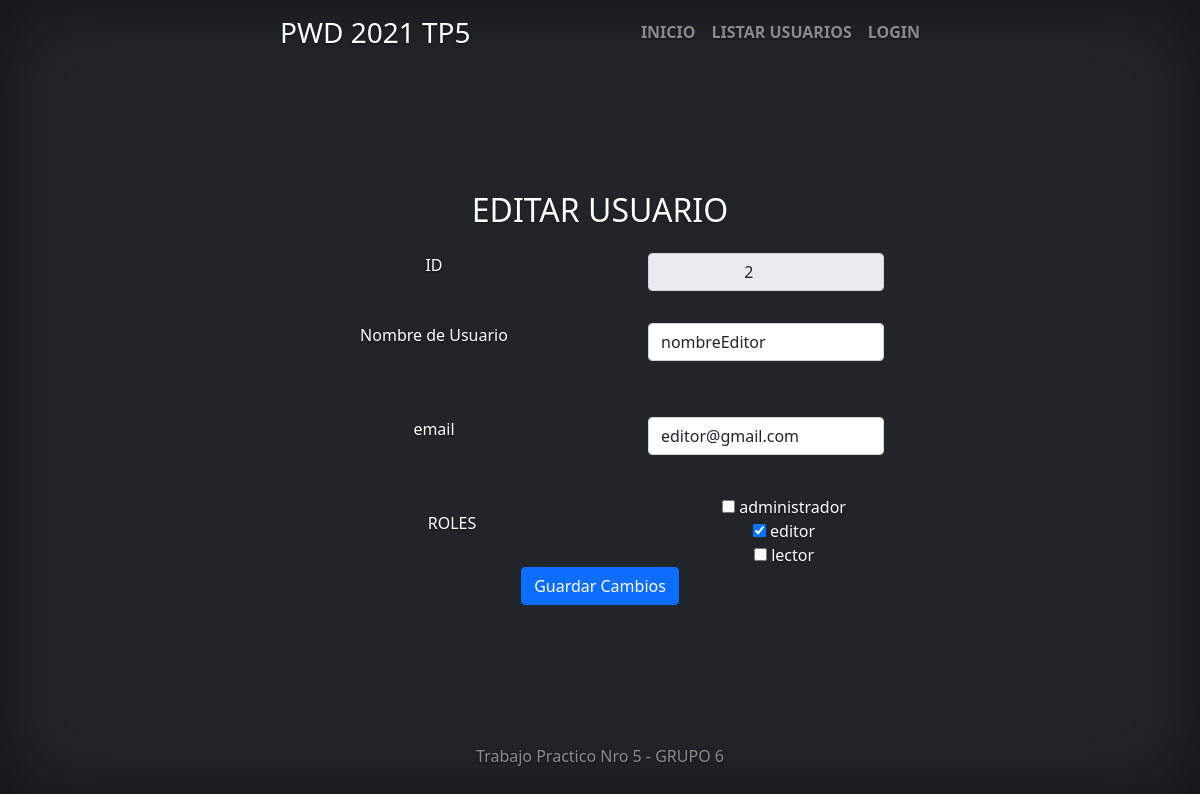
The app's page /vista/accion/actualizarLogin.php?id=2 with its own data.
### tables this page shows
CREATE TABLE `usuario`(
`idusuario` bigint(20) NOT NULL,
`usnombre` varchar (50) NOT NULL,
`uspass` varchar (50) NOT NUll,
`usmail` varchar(50) NOT NULL,
`usdeshabilitado` timestamp NULL DEFAULT NULL,
PRIMARY KEY (`idusuario`)
);

CREATE TABLE `rol`(
`idrol` bigint(20) NOT NULL,
`rodescript` varchar(50) NOT NULL,
PRIMARY KEY (`idrol`)
);

### util/funciones.php (called while the page is built, shortened)
<?php
function data_submitted() {
    $_AAux= array();
    if (!empty($_POST))
        $_AAux =$_POST;
        else
            if(!empty($_GET)) {
                $_AAux =$_GET;
            }
        return $_AAux;
}
spl_autoload_register(function ($class_name){
    $directorys = array(
        $GLOBALS['ROOT'].'Modelo/',
        $GLOBALS['ROOT'].'Modelo/conector/',
        $GLOBALS['ROOT'].'Modelo/orm/',
        $GLOBALS['ROOT'].'Control/',
    );
})
?>

### modelo/orm/Usuario.php (called while the page is built, shortened)
<?php
class Usuario{
    private $idusuario;
    private $usnombre;
    private $usmail;
    public function __construct(){
        $this->idusuario="";
        $this->usnombre="";
        $this->usmail="";
    }
   public function getIdusuario(){
        return $this->idusuario;
    }
    public function setIdusuario($idusuario){
        $this->idusuario = $idusuario;
    }
    public function getUsnombre(){
        return $this->usnombre;
    }
    public function setUsnombre($usnombre){
        $this->usnombre = $usnombre;
    }
    public function getUsmail(){
        return $this->usmail;
    }
    public function setUsmail($usmail){
        $this->usmail = $usmail;
    }
    public function cargar(){
        $resp = false;
        $base=new BaseDatos();
        $sql="SELECT * FROM usuario WHERE idusuario = ".$this->getIdusuario();
        if ($base->Iniciar()) {
            $res = $base->Ejecutar($sql);
            if($res>-1){
                if($res>0){
                    $resp=true;
                }
            }
        } else {
            $this->setmensajeoperacion("Usuario->listar: ".$base->getError());
        }
        return $resp;
    }
    public static function listar($parametro){
        $arreglo = array();
        $base=new BaseDatos();
        $sql="SELECT * FROM usuario ";
        if ($parametro!="") {
            $sql.='WHERE '.$parametro;
        }
        $res = $base->Ejecutar($sql);
        if($res>-1){
            if($res>0){
                while ($row = $base->Registro()){
                    $obj= new Usuario();
                    $obj->setear($row['idusuario'], $row['usnombre'], $row['uspass'], $row['usmail'],$row['usdeshabilitado']);
                    array_push($arreglo, $obj);
                }
            }
        } else {
        }
        return $arreglo;
    }
}
?>

### modelo/conector/BaseDatos.php (called while the page is built, shortened)
<?php
class BaseDatos extends PDO {
  	private $conec;
  	private $indice;
  	private $resultado;
    public function __construct(){
        $this->indice =0;
        try {
           $this->conec=true;
        }catch (PDOException $e) {
            $this->sql = $e->getMessage();
            $this->conec=false;
        }
    }
    public function Iniciar(){
        return $this->getConec();
    }
    public function getConec(){
        return $this->conec;
    }
    public function setSQL($e){
        return "\n".$this->sql = $e;
    }
    public function Ejecutar($sql){
        if ( stristr($sql,"select")){
            $resp =  $this->EjecutarSelect($sql);
        }
        return $resp;
   }
   private function EjecutarSelect($sql){
       $cant = -1;
       $resultado=parent::query($sql);
       if(!$resultado){
           $this->analizarDebug();
       }else {
          $arregloResult = $resultado->fetchAll();
          $cant = count($arregloResult);
       }
       return $cant;
   }
   public function Registro() {
       $filaActual = false;
       $indiceActual = $this->getIndice();
       if ($indiceActual>=0) {
           $filas = $this->getResultado();
           if($indiceActual<count($filas)){
               $filaActual =  $filas[$indiceActual];
           }else {
               $this->setIndice(-1);
           }
       }
       return $filaActual;
   }
   private function setIndice ($valor){
       $this->indice = $valor;
   }
   private function getIndice (){
       return $this->indice;
   }
   private function setResultado($valor){
       $this->resultado = $valor;
   }
   private function getResultado(){
      return $this->resultado;
   }
}

### control/ABMUsuario.php (called while the page is built, shortened)
<?php
class ABMUsuario{
    public function buscar($param){
        $where = " true ";
        if ($param<>NULL){
            if  (isset($param['idusuario']))
                $where.=" and idusuario =".$param['idusuario'];
        }
        $arreglo = Usuario::listar($where);
        return $arreglo;
    }
}
?>

### modelo/orm/Rol.php (called while the page is built, shortened)
<?php
class Rol{
private $idrol;
private $rodescript;
public function __construct(){
    $this->idrol="";
    $this->rodescript="";
}
public function getIdrol(){
return $this->idrol;
}
public function setIdrol($idrol){
$this->idrol = $idrol;
}
public function getRodescript(){
return $this->rodescript;
}
public function setRodescript($rodescript){
$this->rodescript = $rodescript;
}
public function cargar(){
    $resp = false;
    $base=new BaseDatos();
    $sql="SELECT * FROM rol WHERE idrol = ".$this->getIdrol();
    if ($base->Iniciar()) {
        $res = $base->Ejecutar($sql);
        if($res>-1){
            if($res>0){
                $row = $base->Registro();
                $resp=true;
            }
        }
    } else {
        $this->setmensajeoperacion("Rol->listar: ".$base->getError());
    }
    return $resp;
}
public static function listar($parametro){
    $arreglo = array();
    $base=new BaseDatos();
    $sql="SELECT * FROM rol ";
    if ($parametro!="") {
        $sql.='WHERE '.$parametro;
    }
    $res = $base->Ejecutar($sql);
    if($res>-1){
        if($res>0){
            while ($row = $base->Registro()){
                $obj= new Rol();
                $obj->setear($row['idrol'], $row['rodescript']);
                array_push($arreglo, $obj);
            }
        }
    } else {
    }
    return $arreglo;
}
}
?>

### control/ABMRol.php (called while the page is built, shortened)
<?php
class ABMRol{
    public function buscar($param){
        $where = " true ";
        $arreglo = Rol::listar($where);
        return $arreglo;
    }
}
?>

### modelo/orm/UsuarioRol.php (called while the page is built, shortened)
<?php
class UsuarioRol{
    public static function listar($parametro=""){
        $arreglo = array();
        $base=new BaseDatos();
        $sql="SELECT * FROM usuariorol ";
        if ($parametro!="") {
            $sql.='WHERE '.$parametro;
        }
        $res = $base->Ejecutar($sql);
        if($res>-1){
            if($res>0){
                while ($row = $base->Registro()){
                    $obj= new UsuarioRol();
                    $idusuario= new Usuario();
                    $idusuario->setIdusuario($row['idusuario']);
                    $idusuario->cargar();
                    $idrol= new Rol();
                    $idrol->setIdrol($row['idrol']);
                    $idrol->cargar();
                    $obj->setear($idusuario, $idrol);
                    array_push($arreglo, $obj);
                }
            }
        } else {
        }
        return $arreglo;
    }
}
?>

### control/ABMUsuariorol.php (called while the page is built, shortened)
<?php
class ABMUsuariorol{
    public function buscar($param){
        $where = " true ";
        if ($param<>NULL){
            if  (isset($param['idusuario']))
                $where.=" and idusuario =".$param['idusuario'];
        }
        $arreglo = UsuarioRol::listar($where);
        return $arreglo;
    }
}
?>

### vista/accion/actualizarLogin.php (the view, shortened to what this page needs)
<?php
include_once("../estructura/cabecera.php");
$datos= data_submitted();
$usuario= new ABMUsuario();
$id=[];
$id['idusuario']=$datos['id'];
$encontrar= $usuario->buscar($id);
$usuarioLogin=$encontrar[0];
?>
<div>
<h2>EDITAR USUARIO</h2>
        <form  method="post" class="needs-validation" action="../accion/loginActualizacion.php" novalidate>
            <div class="row">
                <div class="col py-3 px-lg-5  ">
                ID</div>
                <div class="col py-3 px-lg-5  ">
                    <input id="idusuario" readonly name ="idusuario" class="form-control" type="text" value="
                    <?php echo $usuarioLogin->getIdusuario();?>" required>
                </div>
            </div>
            <div class="row">
                <div class="col py-3 px-lg-5  ">
                Nombre de Usuario
            </div>
                <div class="col py-3 px-lg-5  ">
                    <input id="usnombre" name ="usnombre" class="form-control" type="text" minlength="3"
                     value="<?php echo $usuarioLogin->getUsnombre();?>" required>
                    <div class="invalid-feedback">ingrese un nombre de usuario valido</div><br>
                </div>
            </div>
            <div class="row">
                <div class="col py-3 px-lg-5  ">
                    email
                </div>
                <div class="col py-3 px-lg-5  ">
                    <input id="usmail" name ="usmail" class="form-control" type="email" value="<?php echo $usuarioLogin->getUsmail();?>" required>
                    <div class="invalid-feedback">Ingrese un correo electronico</div><br>
                </div>
            </div>
            <div class="row">
                <div class="col py-3 px-lg-5  ">
                    ROLES
                </div>
                <div class="col ">
                    <?php
                   $abmrol=new ABMRol();
                   $abmUsuarioRol= new ABMUsuariorol();
                   $listaUsuarioRol=$abmUsuarioRol->buscar($id);
                    $listaRol= $abmrol->buscar(null);
                    $checked="";
                    foreach($listaRol as $descriptRol){
                        foreach($listaUsuarioRol as $usuarioRol){
                            if($descriptRol->getRodescript()==$usuarioRol->getObj_rol()->getRodescript()){
                                        $checked="checked";
                            }else{
                                $checked="";
                            }
                        }
                echo '<input class=""  id="rol" name="listarol[]" type="checkbox" value="'.$descriptRol->getIdRol().'" '.$checked.'>
                '.$descriptRol->getRodescript().'</input><br>';
                    }
               ?>
                </div>
            </div>
                <button class="btn btn-primary" type="submit">Guardar Cambios</button>
            </div>
<?php
include_once("../estructura/pie.php");
?>

### vista/css/cover.css (style rules this page uses)
body { text-shadow: 0 .05rem .1rem rgba(0, 0, 0, .5); box-shadow: inset 0 0 5rem rgba(0, 0, 0, .5); }

### records on screen
usuario: idusuario "2", usnombre "nombreEditor", usmail "editor@gmail.com"
rol: rodescript "administrador"
rol: rodescript "editor"
rol: rodescript "lector"
